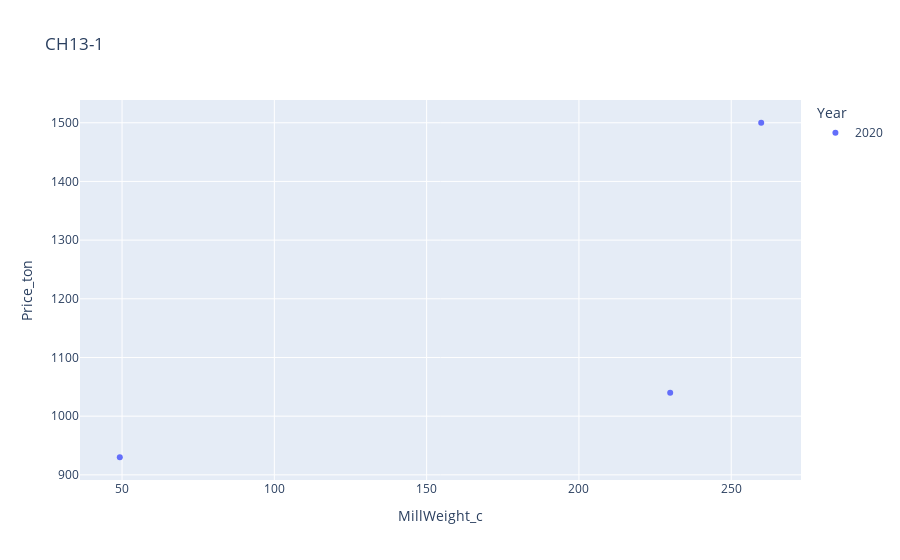

Here is the notebook cell this chart was saved with:
### Code cell
fig = px.scatter(supply_years[s][m].loc[supply_years[s][m].Year=='2020'], x='MillWeight_c', y='Price_ton', color='Year', title=f'{s}-{m}')
fig.show()

### Figure 1 — Plotly figure (JSON) as saved in the notebook; plotly's stock layout.template omitted (floating-point values rounded to 4 significant figures)
{"data": [{"hovertemplate": "Year=2020<br>MillWeight_c=%{x}<br>Price_ton=%{y}<extra></extra>", "legendgroup": "2020", "marker": {"color": "#636efa", "symbol": "circle"}, "mode": "markers", "name": "2020", "orientation": "v", "showlegend": true, "type": "scatter", "x": [49.26, 230.0, 259.8], "xaxis": "x", "y": [930, 1040, 1500], "yaxis": "y"}], "layout": {"legend": {"title": {"text": "Year"}, "tracegroupgap": 0}, "title": {"text": "CH13-1"}, "xaxis": {"anchor": "y", "domain": [0, 1], "title": {"text": "MillWeight_c"}}, "yaxis": {"anchor": "x", "domain": [0, 1], "title": {"text": "Price_ton"}}}}
